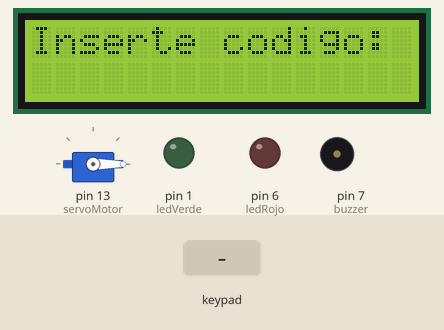
A program run on a simulated Arduino Uno, built with avr-gcc and run on an emulated ATmega328P. On the bench: servo, 16×2 character LCD, output pins drawn as LEDs (lit = HIGH), buzzer (waves = sounding, pin HIGH). Inputs (shaded band) come from the test bench.

Above: at 3.2 s.
3.3 s: keypad keys D B 1 9 4 5 pressed 0.4 s apart
At 6.2 s:
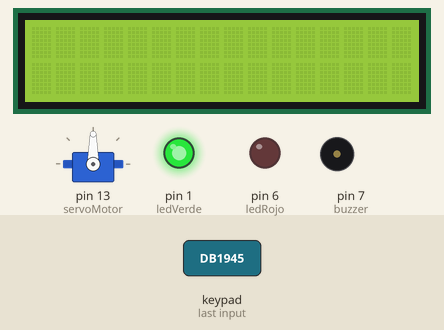
7.2 s: keypad keys 1 3 9 7 2 2 pressed 0.4 s apart
At 12.5 s:
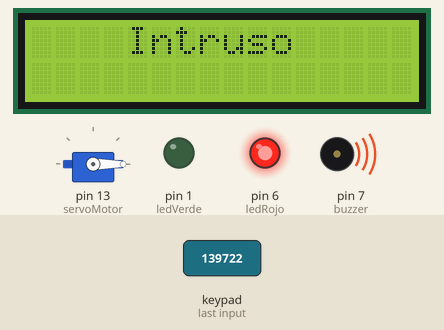
12.6 s: key '1' pressed
15.6 s: key '2' pressed
At 19.3 s:
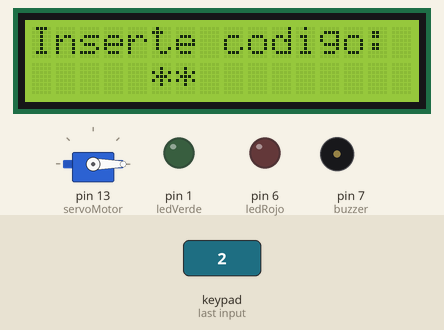
Timing chart, 0 to 19.6 s (numbered marks = the images above; inputs shaded):
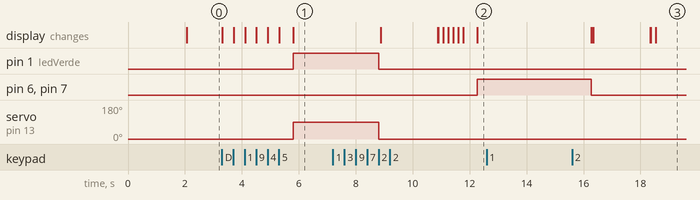

Measured:
- after the input at 3.3 s, pin 1 (ledVerde): LOW → HIGH after 2.5 s; servo on pin 13 (servoMotor): 0° → 90° after 2.5 s; the display: first changes at once (image 1 shows a later state)
- after the input at 7.2 s, pin 6 (ledRojo), pin 7 (buzzer): LOW → HIGH after 5.1 s; the display: first differs from a run without the input after 3.7 s (image 2 shows a later state)
- after the input at 12.6 s, every drawn part: stays the same
- after the input at 15.6 s, the display: first differs from a run without the input after 2.9 s (image 3)

The program:

main.cpp
```cpp
#include <Arduino.h>

#include <Wire.h>
#include <LiquidCrystal.h>
#include <Keypad.h>
#include <Servo.h>

int ledRojo = 6;
int buzzer = 7;
int ledVerde = 1;
int servoMotor = 13;

Servo myservo; // Crear el objeto Servo

#define clave_correcta "DB1945"
int cantidad_letras = 1;
int posicion = 5;
String clave_ingresada = "";

LiquidCrystal lcd(12, 11, 5, 4, 3, 2);
const byte ROWS = 4;
const byte COLS = 4;
char keys[ROWS][COLS] =
    {
        {'1', '2', '3', 'A'},
        {'4', '5', '6', 'B'},
        {'7', '8', '9', 'C'},
        {'*', '0', '#', 'D'}};
byte rowPins[ROWS] = {A5, A4, A3, A2};
byte colPins[COLS] = {A1, 10, 9, 8};
Keypad teclado = Keypad(makeKeymap(keys), rowPins, colPins, ROWS, COLS);

void setup()
{
    pinMode(buzzer, OUTPUT);
    pinMode(ledRojo, OUTPUT);
    pinMode(ledVerde, OUTPUT);

    myservo.attach(servoMotor);
    myservo.write(0);

    lcd.begin(16, 2);
    lcd.print("Bienvenido Iesus");
    delay(2000);
    lcd.clear();
}

void loop()
{
    char key = teclado.getKey();

    for (posicion; posicion <= 10; posicion++)
    {
        lcd.setCursor(0, 0);
        lcd.print("Inserte codigo:");
        key = teclado.waitForKey();
        cantidad_letras += 1;
        lcd.setCursor(posicion, 1);
        lcd.print("*");
        clave_ingresada = clave_ingresada + key;
    }
    delay(500);
    lcd.clear();
    lcd.setCursor(0, 0);
    if (clave_ingresada == clave_correcta)
    {
        digitalWrite(ledVerde, HIGH);
        myservo.write(90);
        delay(3000);
        myservo.write(0);
        digitalWrite(ledVerde, LOW);
    }
    else
    {
        lcd.setCursor(4, 0);
        lcd.print("Intruso");
        digitalWrite(buzzer, HIGH);
        digitalWrite(ledRojo, HIGH);
        delay(4000);
        digitalWrite(buzzer, LOW);
        digitalWrite(ledRojo, LOW);
    }
    lcd.clear();
    posicion = 5;
    clave_ingresada = "";
    setup();
}
```
